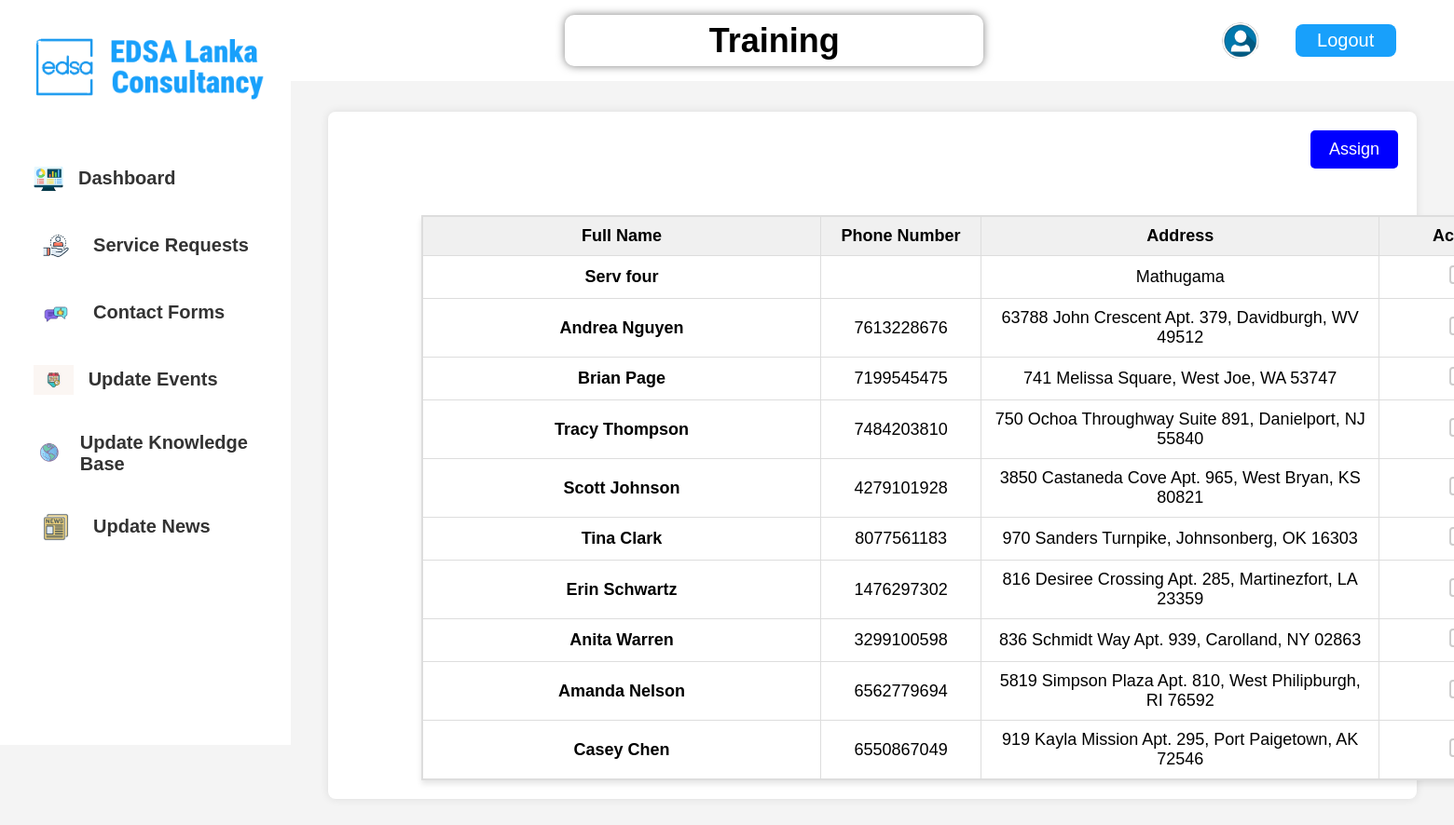
The app's page /companyworkers/servicerequest/training.php with its own data.
### tables this page shows
CREATE TABLE `serviceproviders` (
  `provider_id` int(11) NOT NULL,
  `username` varchar(255) NOT NULL,
  `password` varchar(255) NOT NULL,
  `email` varchar(255) NOT NULL,
  `full_name` varchar(255) DEFAULT NULL,
  `phone` varchar(20) DEFAULT NULL,
  `address` text DEFAULT NULL,
  `field` varchar(255) NOT NULL,
  `speciality` varchar(255) DEFAULT NULL,
  `created_at` timestamp NOT NULL DEFAULT current_timestamp()
);

### companyworkers/servicerequest/training.php (the view, shortened to what this page needs)
<?php
include("../connect.php");
?>
<!DOCTYPE html>
<html lang="en">
<head>
  <link rel="stylesheet" href="servicerequest.css">
  <link rel="stylesheet" href="../sidebar.css">
</head>
<body>
  <div class="container">
    <div class="sidebar">
      <div class="logo">
        <img src="../images/logo.png" alt="EDSA Lanka Consultancy Logo">
      </div>
      <ul class="menu">
        <li>
        <a href="../dashboard/dashboard.php">
            <button>
              <img src="../images/dashboard.png" alt="Dashboard">
              Dashboard
            </button>
          </a>
        </li>
        <li>
          <a href="servicerequest.php">
            <button>
              <img src="../images/service.jpg" alt="servicerequest">
              Service Requests
            </button>
          </a>
        </li>
        <li>
          <a href="../contactforums/contactforum.html">
            <button>
              <img src="../images/contact forms.jpg" alt="contactforms">
              Contact Forms
            </button>
          </a>
        </li>
        <li>
          <a href="../updateevents/updateevents.php">
            <button>
              <img src="../images/events.jpg" alt="events">
              Update Events
            </button>
          </a>
        </li>
        <li>
          <a href="../updateknowlgebase/initial.php">
          <button>
            <img src="../images/knowlegdebase.jpg" alt="knowldgedebase">
            Update Knowledge Base
          </button>
          </a>
        </li>
        <li>
          <a href="../updatenews/initial.php">
          <button>
            <img src="../images/news.jpg" alt="News">
            Update News
          </button>
          </a>
        </li>
      </ul>
    </div>
    <div class="main-wrapper">
      <div class="navbar">
      <div class="controls card1">
            <h1>Training</h1>
        </div>
        <div class="profile">
          <a href="../SP_Profile/Profile.html">
            <img src="../images/user.png" alt="Profile">
          </a>
        </div>
        <a href="../../Login/Logout.php" class="logout">Logout</a>
      </div>
      <div class="main-container">
      <div style="text-align: right;">
        <input type="submit" value="Assign" name="submit" class="submit-button">
      </div>
      <div class="table-container">
      <table class="table table-hover">
        <thead>
        <tr>
    <th scope="col" style="width: 25%;">Full Name</th>
    <th scope="col" style="width: 10%;">Phone Number</th>
    <th scope="col" style="width: 25%;">Address</th>
    <th scope="col" style="width: 10%;">Action</th>
</tr>
</thead>
<tbody>
    <?php
    $sql = "SELECT * FROM serviceproviders WHERE speciality = 'training'";
    $result = mysqli_query($con, $sql);
    if ($result) {
        while ($row = mysqli_fetch_assoc($result)) {
            $full_name = $row['full_name'];
            $phone = $row['phone'];
            $address = $row['address'];
            $unique_id = uniqid();
            echo '<tr>
                <th scope="row">' . $full_name . '</th>
                <td>' . $phone . '</td>
                <td>' . $address . '</td>
                <td>
                    <label for="' . $unique_id . '" class="checkbox-label">
                        <input type="checkbox" id="' . $unique_id . '" name="action[]" value="' . $full_name . '" class="hidden-checkbox">
                        <span class="custom-checkbox"></span>
                    </label>
                </td>
            </tr>';
        }
    }
    ?>
</tbody>
      </div>
    </div>
  </div>
  </div>
</body>
</html>

### companyworkers/sidebar.css (style rules this page uses)
* { margin: 0; padding: 0; box-sizing: border-box; }
body { font-family: Arial, sans-serif; background-color: #f4f4f4; min-height: 100vh; }
.container { display: flex; width: 100%; }
.sidebar { background-color: white; width: 20vw; padding: 3vh; display: flex; flex-direction: column; align-items: center; position: fixed; height: 100vh; }
.sidebar .logo img { width: 100%; max-width: 20vw; margin-bottom: 5vh; }
.menu { list-style: none; width: 100%; }
.menu li { margin-bottom: 2vh; }
.menu a { text-decoration: none; }
.menu button { display: flex; align-items: center; font-size: 2.5vh; font-weight: bold; width: 100%; padding: 1.5vh; color: #333; background-color: #fff; border: none; cursor: pointer; text-align: left; border-radius: 1vh; gap: 1vh; text-decoration: none; }
.menu img { width: auto; height: 4vh; object-fit: contain; margin-right: 1vh; }
.navbar { width: 80vw; background-color: white; color: #18A0FB; margin-left: 0; padding: 2vh 4vw; position: fixed; z-index: 2; display: flex; justify-content: flex-end; align-items: center; }
.navbar a { color: #18A0FB; text-decoration: none; font-size: 2.5vh; padding: 0.8vh 1.5vw; margin-left: 1.5vw; border-radius: 1vh; display: flex; align-items: center; justify-content: center; }
.navbar a img { max-width: 100%; max-height: 100%; width: 5vh; height: 5vh; border-radius: 50%; }
.profile { display: flex; align-items: center; margin-right: 1vw; }
.profile a { padding: 0; background-color: #fff; border: none; cursor: pointer; border-radius: 50%; width: 5vh; height: 5vh; display: flex; justify-content: center; align-items: center; }
.logout { background-color: #18A0FB; color: white !important; }
.main-wrapper { width: 80vw; margin-left: 20vw; flex-direction: row; justify-content: center; }
.main-container { max-width: 100%; margin: 5vh; background: #fff; padding: 20px; border-radius: 8px; box-shadow: 0 0 10px rgba(0, 0, 0, 0.1); align-items: center; justify-content: center; margin-top: 15vh; }
.submit-button { font-size: 18px; color: white; background-color: blue; padding: 10px 20px; border: none; border-radius: 5px; cursor: pointer; transition: 0.3s ease; }
.table-container { max-height: 800px; overflow-y: auto; border: 1px solid #ddd; margin-top: 50px; box-shadow: 0px 4px 6px rgba(0, 0, 0, 0.1); width: 1200px; align-items: center; justify-content: center; justify-items: center; margin-left: 80px; }
.table { width: 100%; border-collapse: collapse; border-spacing: 0; font-size: 18px; text-align: left; }
.table thead th { background-color: #f0f0f0; color: rgb(0, 0, 0); padding: 10px; border: 1px solid #ddd; text-align: center; }
.table tbody tr:nth-child(odd) { background-color: #ffffff; }
.table tbody tr:nth-child(even) { background-color: #ffffff; }
.table td, .table th { padding: 10px; border: 1px solid #ddd; text-align: center; vertical-align: middle; }
.checkbox-label { display: block; cursor: pointer; position: relative; width: 100%; height: 100%; text-align: center; }
.custom-checkbox { display: inline-block; width: 20px; height: 20px; border: 2px solid #ccc; border-radius: 4px; background-color: white; margin: 0 auto; transition: all 0.3s ease-in-out; }
.controls { width: 40%; height: 55px; padding: 20px; display: flex; flex-direction: column; justify-content: space-between; align-items: center; justify-content: center; background-color: #fff; margin: auto; border-radius: 8px; }
.card1 { box-shadow: 0 0 10px rgba(0, 0, 0, 0.5); color: #000000; background-repeat: no-repeat; background-size: cover; font-size: 18px; border-radius: 10px; }

### records on screen
serviceproviders: full_name "Serv four", address "Mathugama"
serviceproviders: full_name "Andrea Nguyen", phone "7613228676", address "63788 John Crescent Apt. 379, Davidburgh, WV 49512"
serviceproviders: full_name "Brian Page", phone "7199545475", address "741 Melissa Square, West Joe, WA 53747"
serviceproviders: full_name "Tracy Thompson", phone "7484203810", address "750 Ochoa Throughway Suite 891, Danielport, NJ 55840"
serviceproviders: full_name "Scott Johnson", phone "4279101928", address "3850 Castaneda Cove Apt. 965, West Bryan, KS 80821"
serviceproviders: full_name "Tina Clark", phone "8077561183", address "970 Sanders Turnpike, Johnsonberg, OK 16303"
serviceproviders: full_name "Erin Schwartz", phone "1476297302", address "816 Desiree Crossing Apt. 285, Martinezfort, LA 23359"
serviceproviders: full_name "Anita Warren", phone "3299100598", address "836 Schmidt Way Apt. 939, Carolland, NY 02863"
serviceproviders: full_name "Amanda Nelson", phone "6562779694", address "5819 Simpson Plaza Apt. 810, West Philipburgh, RI 76592"
serviceproviders: full_name "Casey Chen", phone "6550867049", address "919 Kayla Mission Apt. 295, Port Paigetown, AK 72546"
